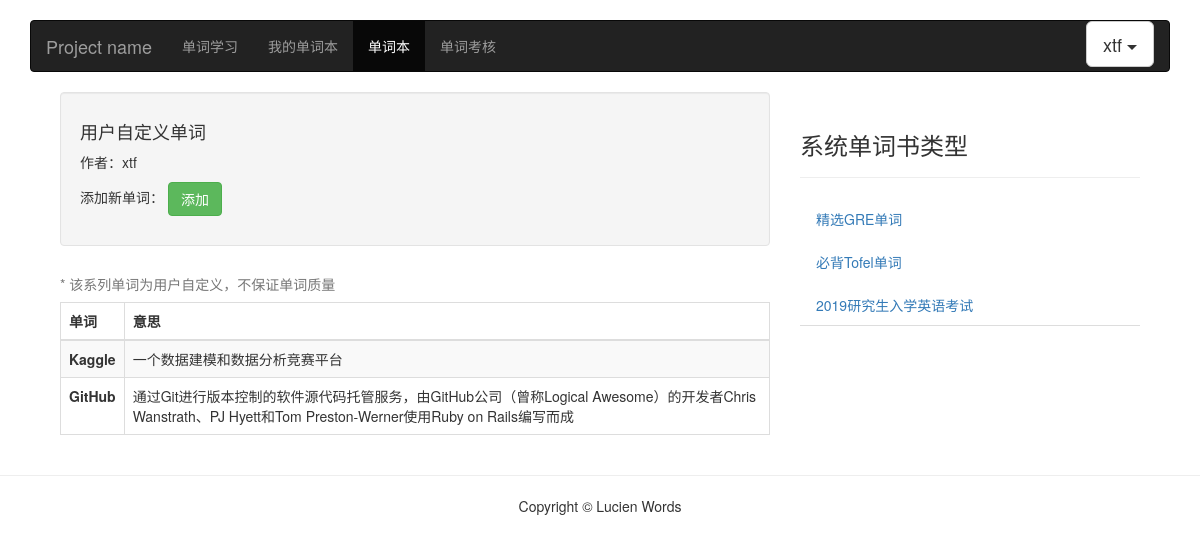
The page /account/learn/mywords/ (signed in) on the database its author committed.
### learn/models.py (models this page shows, shortened)
class Word(models.Model):
    spelling = models.CharField(blank=False, max_length=100, verbose_name = u"拼写")
    meaning = models.CharField(blank=False, max_length=300, verbose_name=u"解释")
    mp3_url = models.URLField(blank=True, verbose_name="mp3")
    class Meta:
        verbose_name = u"单词"
        verbose_name_plural = verbose_name

class WordBook(models.Model):
    title = models.CharField(blank=True, max_length=50,
                                   verbose_name=u"书名")
    description = models.CharField(blank=True, max_length=200,
                                   verbose_name=u"描述")
    uploaded_user = models.ForeignKey(User, verbose_name=u"上传人", on_delete=models.CASCADE)
    word_num = models.IntegerField(default=1000, verbose_name=u"单词数")
    class Meta:
        verbose_name = u"单词本"
        verbose_name_plural = verbose_name

### learn/views.py (the view)
# urls.py: path('mywords/', views.mywords, name='mywords'),
@login_required
def mywords(request):
    ctx = {}
    user = request.user
    ctx['username'] = user.username
    uds = UserDefWords.objects.filter(user=user)
    words_list = []
    for ud in uds:
        word_info = {}
        word_info['spelling'] = ud.word.spelling
        word_info['mean'] = ud.word.meaning
        words_list.append(word_info)
    ctx['all_words'] = words_list
    ctx['wordbook_info'] = get_all_books()
    return render(request, "mywords.html", ctx)

### learn/views.py (called while the page is built)
def get_all_books():
    all_wordbooks = WordBook.objects.all()
    wordbook_info = []
    for wordbook in all_wordbooks:
        info = {}
        info['title'] = wordbook.title
        info['description'] = wordbook.description
        info['uploaded_user'] = wordbook.uploaded_user.username
        info['word_num'] = wordbook.word_num
        info['wordbook_id'] = wordbook.id
        wordbook_info.append(info)
    return wordbook_info

### learn/templates/mywords.html (shortened to what this page needs)
<!DOCTYPE html>
{% load static %}
<html lang="zh-CN">
  <head>
    <link href="https://cdn.bootcss.com/bootstrap/3.3.7/css/bootstrap.min.css" rel="stylesheet">
    <link href="{% static 'css/font-awesome.min.css' %}" rel="stylesheet">
    <link href="{% static 'css/ie10-viewport-bug-workaround.css'%}" rel="stylesheet">
    <link href="{% static 'css/navbar.css'%}" rel="stylesheet">
    <link rel="stylesheet" type="text/css" href="{% static 'css/wordbook.css'%}">
  </head>
  <body>
    <div class="container">
      <nav class="navbar navbar-inverse">
        <div class="container-fluid">
          <div class="navbar-header">
            <a class="navbar-brand" href="#">Project name</a>
          </div>
          <div id="navbar" class="navbar-collapse collapse">
            <ul class="nav navbar-nav">
                <li><a href="{% url 'learn:learnindex' %}">单词学习</a></li>
                <li><a href="{% url 'learn:mywordbook' %}">我的单词本</a></li>
                <li class="active"><a href="{% url 'learn:wordbook' %}">单词本</a></li>
                <li><a href="{% url 'learn:voctest' %}">单词考核</a></li>
            </ul>
            <ul class="nav navbar-nav navbar-right">
              <div class="btn-group">
              <button type="button" class="btn btn-default btn-lg dropdown-toggle" data-toggle="dropdown" aria-haspopup="true" aria-expanded="false">
                {{username}} <span class="caret"></span>
              </button>
            </div>
            </ul>
          </div>
        </div>
      </nav>
      <div class="container-fluid">
        <div class="row-fluid">
          <div class="col-md-8 col-sm-8">
                <div class="well">
                  <div class="row">
                    <div class="col-md-6">
                      <h4>
                        用户自定义单词
                      </h4>
                      <p>作者：{{username}}</p>
                    </div>
                  </div>
                  <div class="wordbook-contains-this-wordlist">
                    <p>
                        添加新单词：
                        <a class="btn btn-success btn-mini" href="#"  data-toggle="modal" data-target="#exampleModal" data-whatever="NewWord">添加</a>
                    </p>
                  </div>
                </div>
                <table class="table table-bordered table-striped">
                    <caption>* 该系列单词为用户自定义，不保证单词质量</caption>
                    <thead>
                        <tr>
                          <th>单词</th>
                          <th>意思</th>
                        </tr>
                      </thead>
                      <tbody>
                      {% for word in all_words %}
                        <tr>
                          <td><strong>{{word.spelling}}</strong></td>
                          <td>{{word.mean}}</td>
                        </tr>
                      {% endfor %}
                      </tbody>
                </table>
          </div>
          <div class="col-md-4 col-sm-4">
            <div class="page-header">
                    <h3>系统单词书类型</h3>
            </div>
            <ul class="nav nav-tabs nav-stacked">
                {% for book in wordbook_info %}
                    <li data="10"><a href="{% url 'learn:wordbookunit' %}?id={{book.wordbook_id}}">{{book.title}}</a></li>
                {% endfor %}
            </ul>
          </div>
        </div>
      </div>
    </div>
    <hr>
    <footer>
        <div class="row">
            <div class="col-lg-12">
                <p class="text-center">Copyright &copy; Lucien Words</p>
            </div>
        </div>
    </footer>
  </body>
</html>

### static/css/navbar.css (style rules this page uses)
body { padding-top: 20px; padding-bottom: 20px; }
.navbar { margin-bottom: 20px; }

### static/css/wordbook.css (style rules this page uses)
html { overflow-y: scroll; }

### rows shown on the page
Word: spelling "Kaggle", mean "一个数据建模和数据分析竞赛平台"
Word: spelling "GitHub", mean "通过Git进行版本控制的软件源代码托管服务，由GitHub公司（曾称Logical Awesome）的开发者Chris Wanstrath、PJ Hyett和Tom Preston-Werner使用Ruby on Rails编写而成"
WordBook: title "精选GRE单词"
WordBook: title "必背Tofel单词"
WordBook: title "2019研究生入学英语考试"

### other values the page prints
{{ username }} "xtf"
